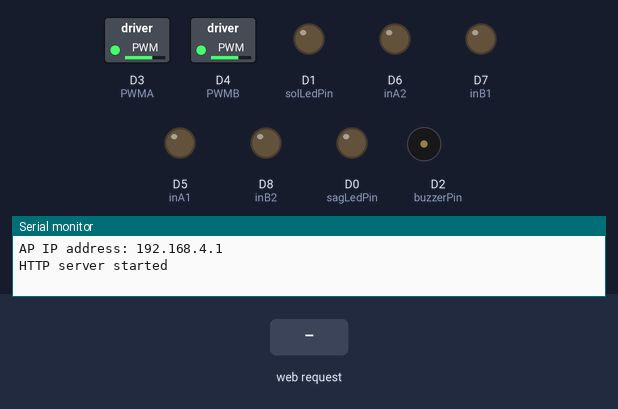
This sketch was run on a simulated ESP8266 (NodeMCU). On the bench: switched loads named in the sketch (green lamp = pin HIGH), output pins drawn as LEDs (lit = HIGH), buzzer (waves = sounding, pin HIGH), the last lines printed to the serial monitor. The test bench sets the inputs (shaded band).

Above: at 1.2 s.
1.3 s: HTTP request GET /vites2 received
At 1.8 s:
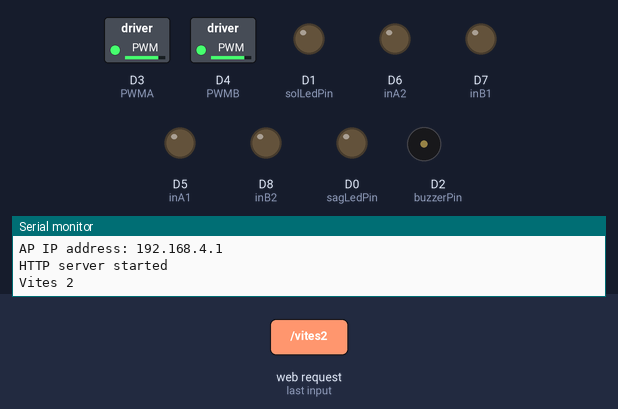
2.8 s: HTTP request GET /ileri received
At 4.0 s:
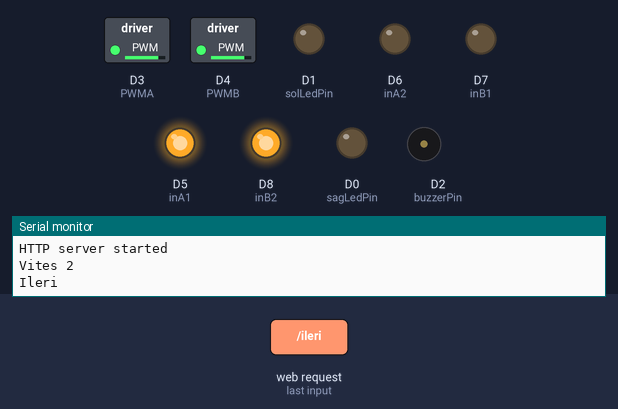
4.3 s: HTTP request GET /geri received
At 5.2 s:
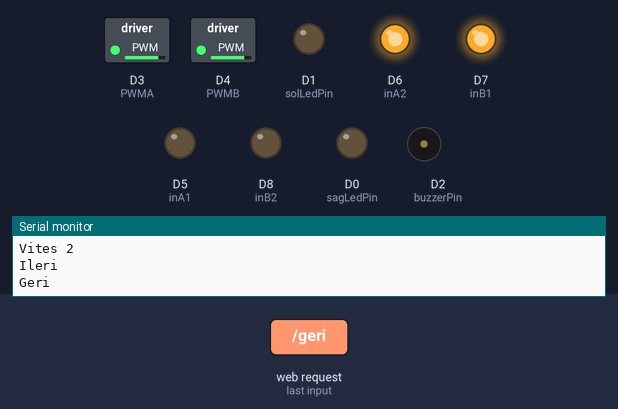
5.8 s: HTTP request GET /sol received
At 6.4 s:
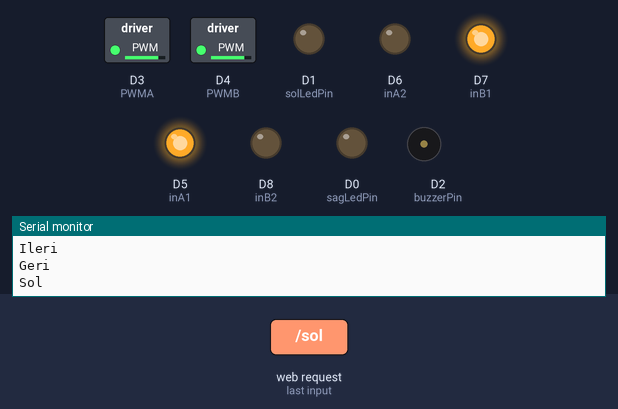
7.3 s: HTTP request GET /sag received
At 8.5 s:
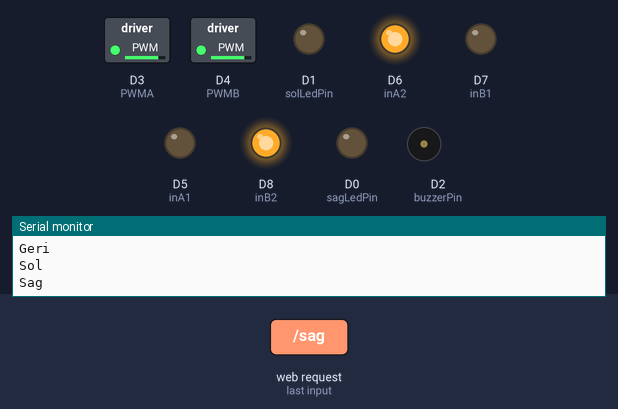
8.8 s: HTTP request GET /solSinyal received
At 9.8 s:
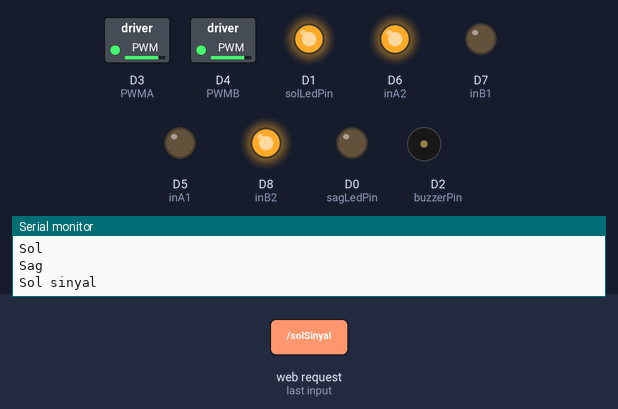
Timing chart, 0 to 11.3 s (numbered marks = the images above; inputs shaded):
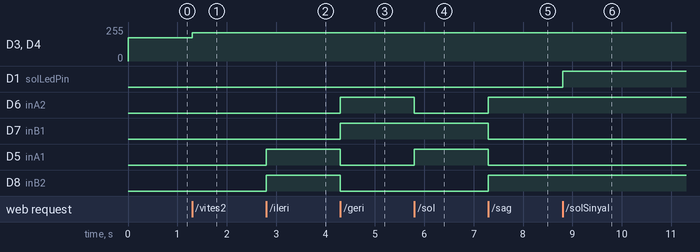

The sketch:

aracKontrolWiFi_AP.ino
```cpp
/*
 * ESP8266 NodeMCU Automobile Control over WiFi (AP Mode)
 *
 * http://www.ersanalturk.com
 */
#include <ESP8266WiFi.h>
#include <WiFiClient.h>

//ESP Web Server Library to host a web page
#include <ESP8266WebServer.h>

// SSID parameters
const char *ssid = "ESP8266_AP_Mode_Arac";
const char *password = "12345678";

IPAddress ip(192, 168, 4, 1); // IP Address
IPAddress netmask(255, 255, 255, 0); // Netmask
//Declare a global object variable from the ESP8266WebServer class.
ESP8266WebServer server(80); //Server on port 80

//---------------------------------------------------------------
//Our HTML webpage contents in program memory
const char MAIN_page[] PROGMEM = R"=====(
<!DOCTYPE html>
<html>
<head>
<meta name="viewport" content="width=device-width, initial-scale=1.0">
<meta charset="utf-8">
<title/>Wifi Araç Kontrol Paneli</title>
<style>
      body { font-family: Arial; text-align: center; margin:0px auto; padding-top: 30px;background-color:#eee}
      .button {
    margin-top:30px;
    margin-bottom:30px;
        padding: 10px 20px;
        font-size: 24px;
        text-align: center;
        outline: none;
        color: #fff;
        background-color: #2f4468;
        border: none;
        border-radius: 5px;
        box-shadow: 0 6px #999;
        cursor: pointer;
        -webkit-touch-callout: none;
        -webkit-user-select: none;
        -khtml-user-select: none;
        -moz-user-select: none;
        -ms-user-select: none;
        user-select: none;
        -webkit-tap-highlight-color: rgba(0,0,0,0);
      }
      .button:hover {background-color: #1f2e45}
      .button:active {
        background-color: #1f2e45;
        box-shadow: 0 4px #666;
        transform: translateY(2px);
      }
    </style>
</head>
<body>
<center>
<h1>Wifi Araç Kontrolü Esp8266 AP Mode V2</h1>
<br>
    <table width="100%">
      <tr>
        <td width="33%"><button class="button" onclick="toggleCheckbox('vites1');" ontouch="toggleCheckbox('vites1');">Vites 1</button></td>
        <td width="33%"><button class="button" onclick="toggleCheckbox('vites2');" ontouch="toggleCheckbox('vites2');">Vites 2</button></td>
        <td width="33%"><button class="button" onclick="toggleCheckbox('vites3');" ontouch="toggleCheckbox('vites3');">Vites 3</button></td>
      </tr>
    </table>
    <hr>

    <table width="100%">
      <tr>
        <td width="33%">&nbsp;</td>
        <td width="33%"><button class="button" onclick="toggleCheckbox('ileri');" ontouch="toggleCheckbox('ileri');">İleri</button></td>
        <td width="33%">&nbsp;</td>
      </tr>
      <tr>
        <td><button class="button" onclick="toggleCheckbox('sol');" ontouch="toggleCheckbox('sol');">Sol</button></td>
        <td><button class="button" onclick="toggleCheckbox('dur');" ontouch="toggleCheckbox('dur');">Dur</button></td>
        <td><button class="button" onclick="toggleCheckbox('sag');" ontouch="toggleCheckbox('sag');">Sağ</button></td>
      </tr>
      <tr>
        <td width="33%">&nbsp;</td>
        <td><button class="button" onclick="toggleCheckbox('geri');" ontouch="toggleCheckbox('geri');">Geri</button></td>
        <td width="33%">&nbsp;</td>
      </tr>
    </table>
    <hr>

    <p style="font-size:2em">Bas-Çek Butonlar</p>
     <table width="100%" border="1">
      <tr>
        <td width="33%">&nbsp;</td>
        <td width="33%"><button class="button" ontouchstart="toggleCheckbox('ileri');" ontouchend="toggleCheckbox('dur');">İleri</button></td>
        <td width="33%">&nbsp;</td>
      </tr>
      <tr>
        <td><button class="button"  ontouchstart="toggleCheckbox('sol');"  ontouchend="toggleCheckbox('dur');">Sol</button></td>
        <td><button class="button"  ontouchstart="toggleCheckbox('kornaAcik');"  ontouchend="toggleCheckbox('kornaKapali');">Korna</button></td>
        <td><button class="button"  ontouchstart="toggleCheckbox('sag');"  ontouchend="toggleCheckbox('dur');">Sağ</button></td>
      </tr>
      <tr>
        <td>&nbsp;</td>
        <td><button class="button"  ontouchstart="toggleCheckbox('geri');"  ontouchend="toggleCheckbox('dur');">Geri</button></td>
        <td>&nbsp;</td>
      </tr>
    </table>

    <table>
      <tr>
        <td width="50%"><button class="button"  ontouchstart="toggleCheckbox('solSinyal');"  ontouchend="toggleCheckbox('farKapali');">Sol Sinyal</button></td>
        <td width="50%"><button class="button"  ontouchstart="toggleCheckbox('sagSinyal');"  ontouchend="toggleCheckbox('farKapali');">Sağ Sinyal</button></td>
        </tr>
      <tr>
        <td><button class="button" onclick="toggleCheckbox('farAcik');" ontouch="toggleCheckbox('farAcik');">Farları Aç</button></td>
        <td><button class="button" onclick="toggleCheckbox('farKapali');" ontouch="toggleCheckbox('farKapali');">Farları Kapat</button></td>
      </tr>
    <table>
    <hr>

</center>

   <script>
   function toggleCheckbox(x) {
   var xhr = new XMLHttpRequest();
     xhr.open("GET", "/" + x, true);
     xhr.send();
   }
  </script>
</body>
</html>
)=====";
//---------------------------------------------------------------
//On board LED Connected to GPIO2
#define sagLedPin D0
#define solLedPin D1
#define buzzerPin D2
#define PWMA D3
#define PWMB D4
#define inA1 D5
#define inA2 D6
#define inB1 D7
#define inB2 D8
//===============================================================
// This routine is executed when you open its IP in browser
//===============================================================
void handleRoot() {
 Serial.println("You called root page");
 String s = FPSTR(MAIN_page); //Read HTML contents
 server.send(200, "text/html", s); //Send web page
}

void handleVites1() {
 Serial.println("Vites 1");
 analogWrite(PWMA,700);
 analogWrite(PWMB,700);
 server.send(200, "text/html", "Vites 1"); //Send ADC value only to client ajax request
}

void handleVites2() {
 Serial.println("Vites 2");
 analogWrite(PWMA,850);
 analogWrite(PWMB,850);
 server.send(200, "text/html", "Vites 2"); //Send ADC value only to client ajax request
}

void handleVites3() {
 Serial.println("Vites 3");
 analogWrite(PWMA,1023);
 analogWrite(PWMB,1023);
 server.send(200, "text/html", "Vites 3"); //Send ADC value only to client ajax request
}

void handleFarAc() {
 Serial.println("Far Acik");
 digitalWrite(sagLedPin,HIGH);
 digitalWrite(solLedPin,HIGH);
 server.send(200, "text/html", "Far Açık"); //Send ADC value only to client ajax request
}

void handleFarKapat() {
 Serial.println("Far Kapali");
 digitalWrite(sagLedPin,LOW);
 digitalWrite(solLedPin,LOW);
 server.send(200, "text/html", "Far Kapalı"); //Send ADC value only to client ajax request
}

void handleKornaAc() {
 Serial.println("Korna Acik");
 digitalWrite(buzzerPin,HIGH);
 server.send(200, "text/html", "Korna Açık"); //Send ADC value only to client ajax request
}

void handleKornaKapat() {
 Serial.println("Korna Kapali");
 digitalWrite(buzzerPin,LOW);
 server.send(200, "text/html", "Korna Kapalı"); //Send ADC value only to client ajax request
}

void handleIleri() {
 Serial.println("Ileri");
 digitalWrite(inA1,HIGH);
 digitalWrite(inA2,LOW);
 digitalWrite(inB1,LOW);
 digitalWrite(inB2,HIGH);
 server.send(200, "text/html", "İleri"); //Send ADC value only to client ajax request
}

void handleGeri() {
 Serial.println("Geri");
 digitalWrite(inA1,LOW);
 digitalWrite(inA2,HIGH);
 digitalWrite(inB1,HIGH);
 digitalWrite(inB2,LOW);
 server.send(200, "text/html", "Geri"); //Send ADC value only to client ajax request
}

void handleSol() {
 Serial.println("Sol");
 digitalWrite(inA1,HIGH);
 digitalWrite(inA2,LOW);
 digitalWrite(inB1,HIGH);
 digitalWrite(inB2,LOW);
 server.send(200, "text/html", "Sol"); //Send ADC value only to client ajax request
}

void handleSag() {
 Serial.println("Sag");
 digitalWrite(inA1,LOW);
 digitalWrite(inA2,HIGH);
 digitalWrite(inB1,LOW);
 digitalWrite(inB2,HIGH);
 server.send(200, "text/html", "Sağ"); //Send ADC value only to client ajax request
}

void handleDur() {
 Serial.println("Dur");
 digitalWrite(inA1,LOW);
 digitalWrite(inA2,LOW);
 digitalWrite(inB1,LOW);
 digitalWrite(inB2,LOW);
 server.send(200, "text/html", "Dur"); //Send ADC value only to client ajax request
}

void handleSolSinyal() {
 Serial.println("Sol sinyal");
 digitalWrite(solLedPin,HIGH);
 server.send(200, "text/html", "Sol sinyal"); //Send ADC value only to client ajax request
}

void handleSagSinyal() {
 Serial.println("Sag sinyal");
 digitalWrite(sagLedPin,HIGH);
 server.send(200, "text/html", "Sag sinyal"); //Send ADC value only to client ajax request
}

//==============================================================
//                  SETUP
//==============================================================
void setup(void){
    //Tanımlı pinler output
  pinMode(solLedPin,OUTPUT);
  pinMode(sagLedPin,OUTPUT);
  pinMode(buzzerPin,OUTPUT);
  pinMode(PWMA,OUTPUT);
  pinMode(PWMB,OUTPUT);
  pinMode(inA1,OUTPUT);
  pinMode(inA2,OUTPUT);
  pinMode(inB1,OUTPUT);
  pinMode(inB2,OUTPUT);
  //Motorları Durdur
  digitalWrite(solLedPin,LOW);
  digitalWrite(sagLedPin,LOW);
  digitalWrite(buzzerPin,LOW);
  digitalWrite(inA1,LOW);
  digitalWrite(inA2,LOW);
  digitalWrite(inB1,LOW);
  digitalWrite(inB2,LOW);
  analogWrite(PWMA,700);
  analogWrite(PWMB,700);

  Serial.begin(115200);

  // Setup AP
  WiFi.mode(WIFI_AP); //Only Access point
  WiFi.softAPConfig(ip, ip, netmask);
  WiFi.softAP(ssid, password);

  // Get and print IP Address
  IPAddress myIP = WiFi.softAPIP();
  Serial.print("AP IP address: ");
  Serial.println(myIP);


  server.on("/", handleRoot);      //Which routine to handle at root location. This is display page
  server.on("/vites1", handleVites1);
  server.on("/vites2", handleVites2);
  server.on("/vites3", handleVites3);
  server.on("/ileri", handleIleri);
  server.on("/geri", handleGeri);
  server.on("/sol", handleSol);
  server.on("/sag", handleSag);
  server.on("/dur", handleDur);
  server.on("/solSinyal", handleSolSinyal);
  server.on("/sagSinyal", handleSagSinyal);
  server.on("/farAcik", handleFarAc);
  server.on("/farKapali", handleFarKapat);
  server.on("/kornaAcik", handleKornaAc);
  server.on("/kornaKapali", handleKornaKapat);
  server.begin();                  //Start server
  Serial.println("HTTP server started");
}
//==============================================================
//                     LOOP
//==============================================================
void loop(void){
  server.handleClient();          //Handle client requests
}
```

Measured:
- after the input at 1.3 s, D3 (PWMA), D4 (PWMB): 174/255 → 211/255 at once
- after the input at 2.8 s, D5 (inA1), D8 (inB2): LOW → HIGH at once
- after the input at 4.3 s, D6 (inA2), D7 (inB1): LOW → HIGH at once; D5 (inA1), D8 (inB2): HIGH → LOW at once
- after the input at 5.8 s, D6 (inA2): HIGH → LOW at once; D5 (inA1): LOW → HIGH at once
- after the input at 7.3 s, D6 (inA2), D8 (inB2): LOW → HIGH at once; D7 (inB1), D5 (inA1): HIGH → LOW at once
- after the input at 8.8 s, D1 (solLedPin): LOW → HIGH at once
